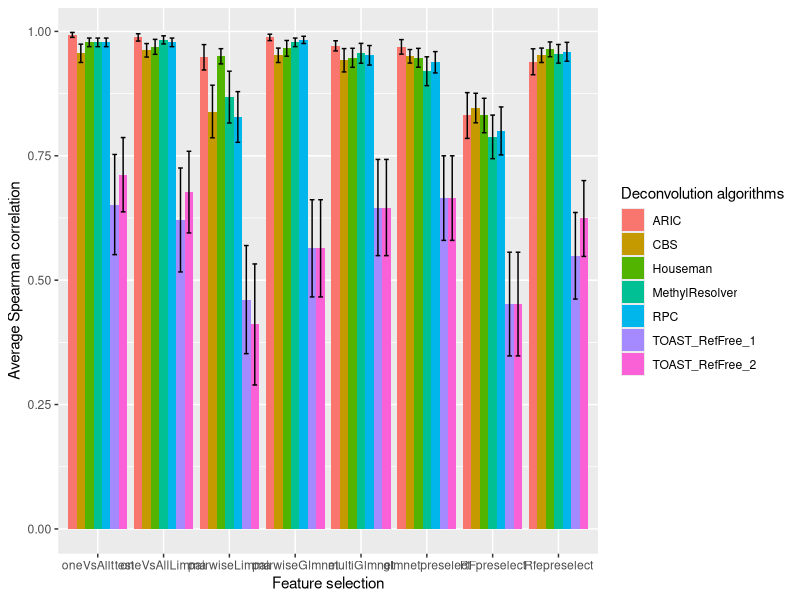

Source code (R): (Note: this script raises an error after producing the figure.)
library(tidyr)
library(ggplot2)

setwd("./Downloads/")
pdf(file = "Figure1.pdf",  
    width = 16,
    height = 8) 


cor_Houseman <- c(0.978, 0.969, 0.950, 0.966, 0.947, 0.947, 0.831, 0.964)
cor_RPC <- c(0.978, 0.978, 0.828, 0.983, 0.952, 0.938, 0.800, 0.959)
cor_CBS <- c(0.956, 0.962, 0.839, 0.952, 0.942, 0.950, 0.846, 0.952)
cor_MethylResolver <- c(0.978, 0.983, 0.868, 0.978, 0.956, 0.920, 0.788, 0.955)
cor_ARIC <- c(0.993, 0.988, 0.948, 0.988, 0.971, 0.969, 0.831, 0.939)
cor_TOAST_1 <- c(0.652, 0.621, 0.461, 0.564, 0.646, 0.665, 0.452, 0.549)
cor_TOAST_2 <- c(0.712, 0.677, 0.411, 0.564, 0.646, 0.665, 0.452, 0.624)
  
  
df1 <- data.frame(FeatureSelection = c("oneVsAllttest","oneVsAllLimma","pairwiseLimma","pairwiseGlmnet","multiGlmnet",
                                       "glmnetpreselect", "RFpreselect", "Rfepreselect"),
                  Houseman = cor_Houseman, RPC = cor_RPC, CBS = cor_CBS, MethylResolver = cor_MethylResolver, ARIC = cor_ARIC, 
                  TOAST_RefFree_1 = cor_TOAST_1, TOAST_RefFree_2 = cor_TOAST_2)


sd_1 <- c(0.0299, 0.0521, 0.0530, 0.0548, 0.0662, 0.0658, 0.1200, 0.0516,
          0.0299, 0.0299, 0.1766, 0.0252, 0.0679, 0.0743, 0.1670, 0.0659,
          0.0639, 0.0471, 0.1831, 0.0501, 0.0812, 0.0470, 0.1028, 0.0501,
          0.0299, 0.0282, 0.1804, 0.0299, 0.0692, 0.1005, 0.1517, 0.0648,
          0.0172, 0.0255, 0.0885, 0.0222, 0.0354, 0.0506, 0.1592, 0.0902,
          0.3488, 0.3619, 0.3764, 0.3385, 0.3349, 0.2944, 0.3611, 0.3014,
          0.2586, 0.2844, 0.4214, 0.3385, 0.3349, 0.2944, 0.3611, 0.2639)

se = sd_1/sqrt(12)


print(ggplot(data = df1 %>% gather(Deconvolution, Spearman_Correlation, -FeatureSelection),
             aes(x = factor(FeatureSelection, level = c("oneVsAllttest","oneVsAllLimma","pairwiseLimma","pairwiseGlmnet","multiGlmnet",
                                                        "glmnetpreselect", "RFpreselect", "Rfepreselect")), y = Spearman_Correlation, fill = Deconvolution)) +
        geom_bar(stat = 'identity', position = 'dodge')+
        #geom_text(aes(label= round(Spearman_Correlation,2)), position = position_dodge(0.9))+
        geom_errorbar(aes(ymin=Spearman_Correlation-se, ymax=Spearman_Correlation+se), width=.5, position=position_dodge(.9)) +
        labs(x = "Feature selection")+
        labs(y = "Average Spearman correlation")+
        labs(fill = "Deconvolution algorithms"))
        
dev.off()











pdf(file = "Figure1_RMSE.pdf",  
    width = 16,
    height = 8) 




RMSE_Houseman <- c(0.0130, 0.0129, 0.0195, 0.0141, 0.0146, 0.0175, 0.0219, 0.0139)
RMSE_RPC <- c(0.0147, 0.0142, 0.0288, 0.0115, 0.0134, 0.0194, 0.0256, 0.0144)
RMSE_CBS <- c(0.0163, 0.0157, 0.0262, 0.0144, 0.0201, 0.0191, 0.0291, 0.0162)
RMSE_MethylResolver <- c(0.0148, 0.0131, 0.0286, 0.0123, 0.0121, 0.0185, 0.0275, 0.0155)
RMSE_ARIC <- c(0.0168, 0.0168, 0.0216, 0.0158, 0.0130, 0.0183, 0.0342, 0.0204)
RMSE_TOAST_1 <- c(0.1732, 0.1718, 0.2223, 0.2269, 0.1962, 0.1802, 0.2312, 0.1904)
RMSE_TOAST_2 <- c(0.1888, 0.1961, 0.2418, 0.2269, 0.1962, 0.1802, 0.2312, 0.2060)
  
  
df1 <- data.frame(FeatureSelection = c("oneVsAllttest","oneVsAllLimma","pairwiseLimma","pairwiseGlmnet","multiGlmnet",
                                       "glmnetpreselect", "RFpreselect", "Rfepreselect"),
                  Houseman = cor_Houseman, RPC = cor_RPC, CBS = cor_CBS, MethylResolver = cor_MethylResolver, ARIC = cor_ARIC, 
                  TOAST_RefFree_1 = cor_TOAST_1, TOAST_RefFree_2 = cor_TOAST_2)


sd_1 <- c(0.0031, 0.0031, 0.0037, 0.0036, 0.0049, 0.0051, 0.0071, 0.0024,
          0.0058, 0.0060, 0.0045, 0.0024, 0.0043, 0.0085, 0.0092, 0.0020,
          0.0058, 0.0062, 0.0057, 0.0083, 0.0065, 0.0044, 0.0061, 0.0081,
          0.0078, 0.0059, 0.0060, 0.0031, 0.0028, 0.0065, 0.0109, 0.0024,
          0.0064, 0.0062, 0.0084, 0.0065, 0.0025, 0.0084, 0.0109, 0.0058,0.1888, 
          0.0845, 0.0863, 0.0888, 0.0768, 0.0844, 0.0722, 0.0952, 0.0912,
          0.0909, 0.0969, 0.1186, 0.0768, 0.0844, 0.0722, 0.0952, 0.0835)

se = sd_1/sqrt(12)

print(ggplot(data = df1 %>% gather(Deconvolution, Spearman_Correlation, -FeatureSelection),
             aes(x = factor(FeatureSelection, level = c("oneVsAllttest","oneVsAllLimma","pairwiseLimma","pairwiseGlmnet","multiGlmnet",
                                                        "glmnetpreselect", "RFpreselect", "Rfepreselect")), y = Spearman_Correlation, fill = Deconvolution)) +
        geom_bar(stat = 'identity', position = 'dodge')+
        #geom_text(aes(label= round(Spearman_Correlation,2)), position = position_dodge(0.9))+
        geom_errorbar(aes(ymin=Spearman_Correlation-se, ymax=Spearman_Correlation+se), width=.5, position=position_dodge(.9)) +
        labs(x = "Feature selection")+
        labs(y = "Average Spearman correlation")+
        labs(fill = "Deconvolution algorithms"))
        
dev.off()
